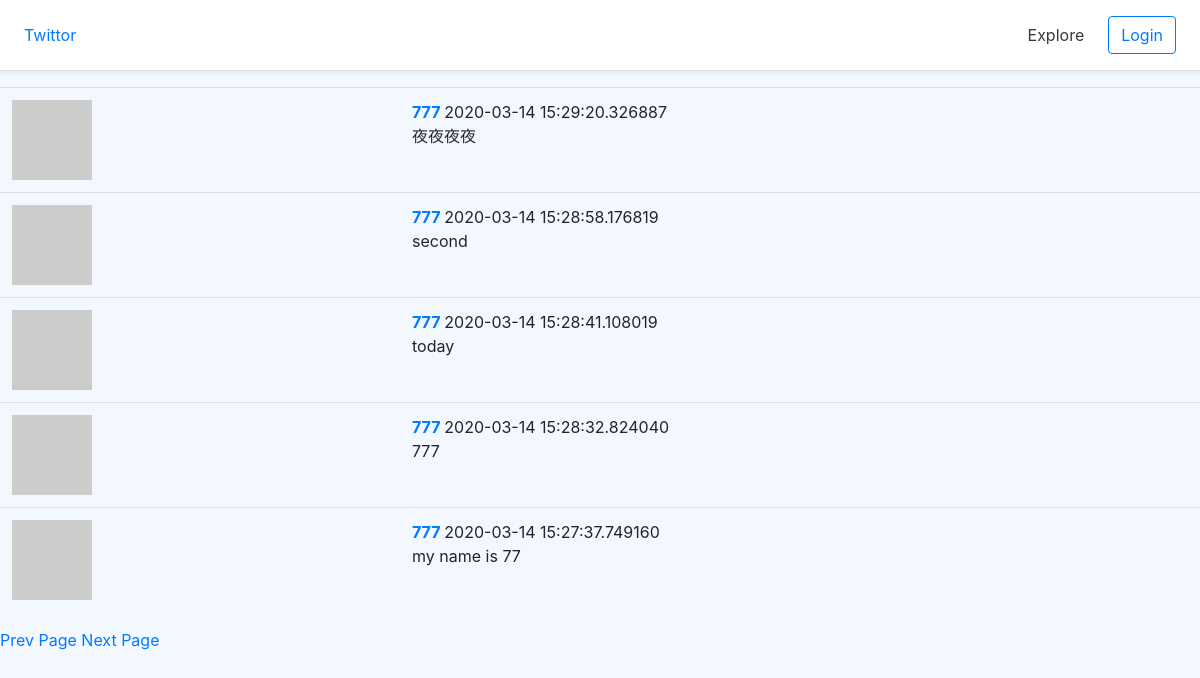
/explore?page=2, run on the app's committed database.
### twittor/models/tweet.py (models this page shows, shortened)
class Tweet(db.Model):
    id = db.Column (db.Integer ,primary_key = True)
    body = db.Column(db.String(140))
    create_time = db.Column(db.DateTime,default= datetime.utcnow)
    user_id = db.Column(db.Integer ,db.ForeignKey('user.id'))#这里的'user,id'里的user不是class那个user而是所建的表的user。user_id必须是user那个table里面的id，所以用ForeignKey关联user里面的id

### twittor/models/user.py (models this page shows, shortened)
class User(UserMixin,db.Model):#通过继承db.Model创建class User
    id = db.Column (db.Integer , primary_key= True )
    username = db.Column (db.String(64), unique=True ,index = True )#加上index是因为速度会快一些
    email = db.Column(db.String(64),unique= True,index=True)
    password_hash = db.Column(db.String(128))
    about_me= db.Column(db.String(128))
    create_time = db.Column(db.DateTime, default=datetime.utcnow)
    tweets = db.relationship('Tweet',backref = 'author',lazy='dynamic')#这里的'Tweet'里的,用来了解一个用户发了多少个推特，不是表中的一列
    followed = db.relationship (
        'User',secondary=followers,
        primaryjoin=(followers.c.follower_id == id),
        secondaryjoin=(followers.c.followed_id == id),
        backref=db.backref('followers', lazy='dynamic'), lazy = 'dynamic')
    def avatar(self,size = 80):
        md5_digest = md5(self.email.lower().encode('utf-8')).hexdigest()
        return 'https://www.gravatar.com/avatar/{}?d=identicon&s={}'.format(md5_digest,size)

### twittor/route.py (the view)
def explore():
    page_num = int(request.args.get('page') or 1)
    tweets = Tweet.query.order_by(Tweet.create_time.desc()).paginate(page=page_num,
                                                                  per_page=current_app.config['TWEET_PER_PAGE'],
                                                                  error_out=False)
    next_url = url_for('explore', page=tweets.next_num ) if tweets.has_next else None
    prev_url = url_for('explore', page=tweets.prev_num ) if tweets.has_prev else None
    return render_template('explore.html', tweets=tweets.items,next_url=next_url, prev_url=prev_url,
                          )

### twittor/templates/explore.html
 {% extends "base.html" %}
{% block content %}
  {% include '_tweets.html' %}
    {% if prev_url %}
    <a href="{{ prev_url }}">Prev Page</a>
    {% endif  %}
    {% if next_url %}
    <a href="{{ next_url }}">Next Page</a>
    {% endif  %}
{% endblock %}

### twittor/templates/_tweets.html
<table class="table table-hover">
  {% for tweet in tweets %}
    <tr valign="top">
        <td><img src = "{{ tweet.author.avatar(48) }}" alt=""></td>
        <td class="col-md-8 align-left">
            <a href="{{ url_for('profile',username =  tweet.author.username) }}"><b>{{ tweet.author.username }} </b></a>
            {{ tweet.create_time }}<br>
            {{ tweet.body }}
        </td>
    </tr>
   {% endfor %}
</table>

### data on the page
Tweet: author.username "777", create_time "2020-03-14 15:29:20.326887", body "夜夜夜夜"
Tweet: author.username "777", create_time "2020-03-14 15:28:58.176819", body "second"
Tweet: author.username "777", create_time "2020-03-14 15:28:41.108019", body "today"
Tweet: author.username "777", create_time "2020-03-14 15:28:32.824040", body "777"
Tweet: author.username "777", create_time "2020-03-14 15:27:37.749160", body "my name is 77"
